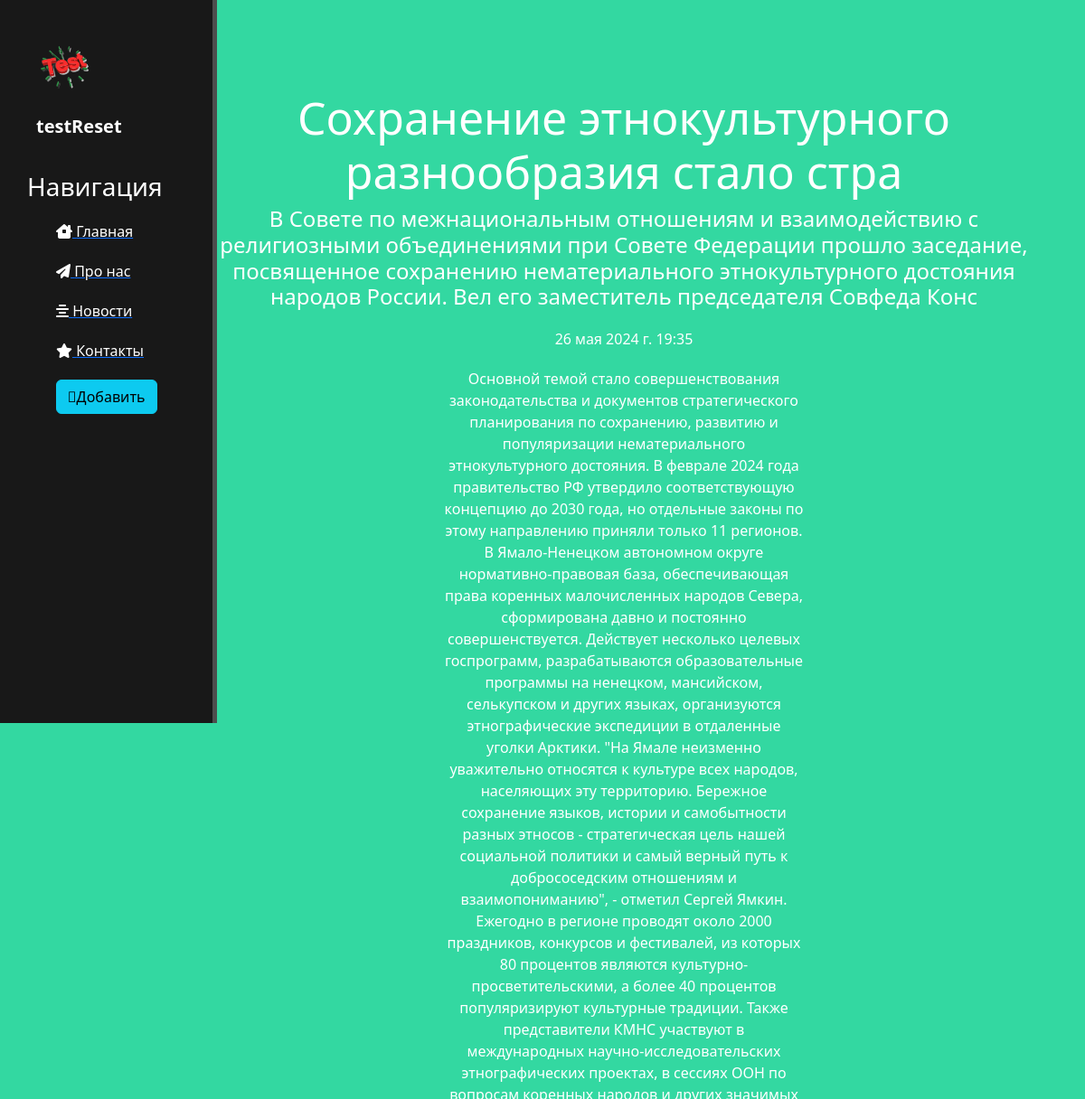
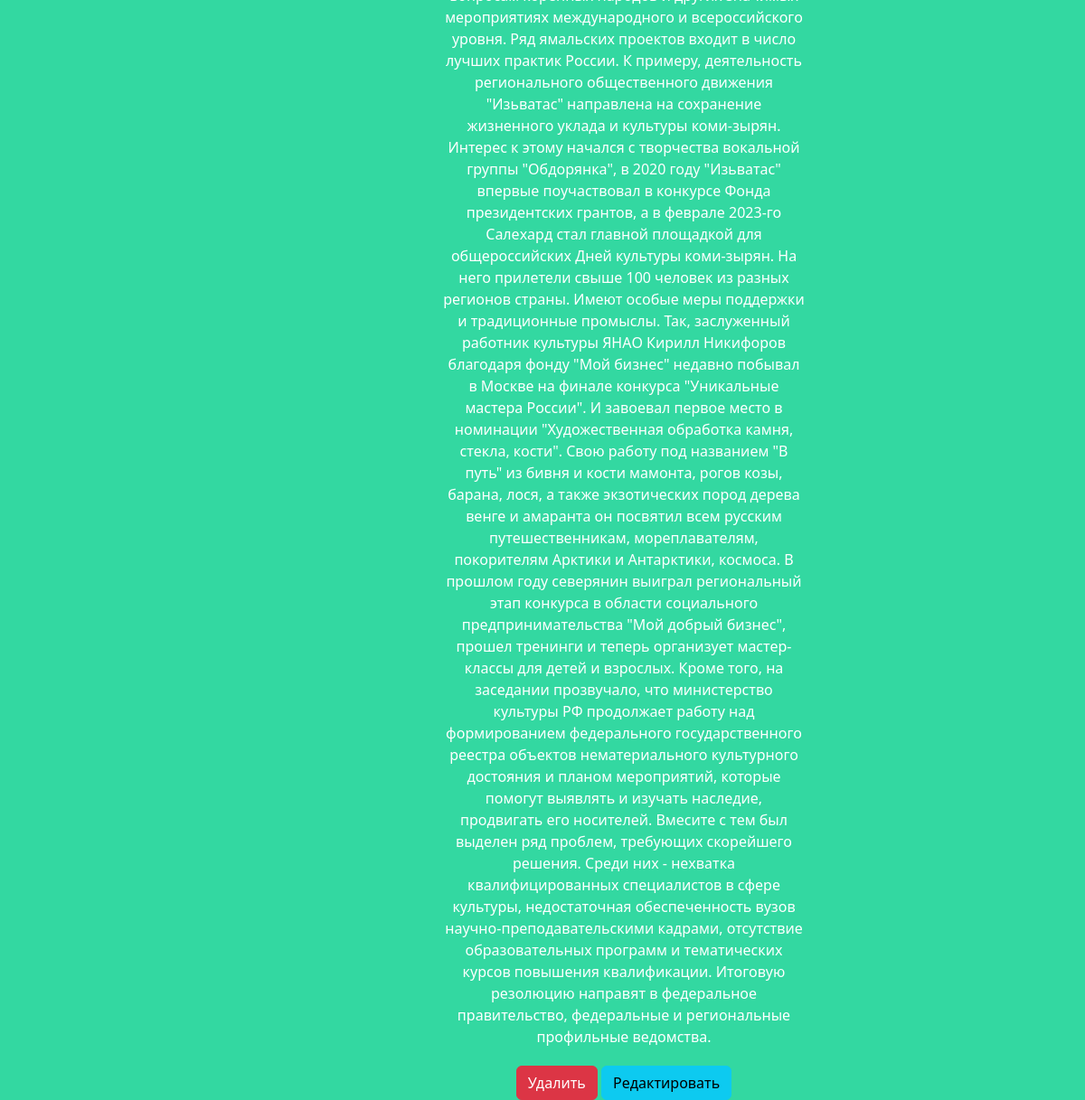
Page /news/4 on the committed database (2 pictures, top to bottom).
### news/models.py (models this page shows, shortened)
class Articles(models.Model):
    title = models.CharField('Название', max_length=50)
    anons = models.CharField('Анонс', max_length=250)
    fuel_text = models.TextField('Статья')
    date = models.DateTimeField('Дата публикации')
    class Meta:
        verbose_name = 'Новость'
        verbose_name_plural = 'Новости'

### news/views.py (the view)
# urls.py: path('<int:pk>', views.NewsDetailView.as_view(), name='news-detail'),
class NewsDetailView(DetailView):
    model = Articles
    template_name = 'news/details_view.html'
    context_object_name = 'article'

### news/templates/news/details_view.html (shortened to what this page needs)
{% extends "appreset/layout.html" %}
{% block content %}
    <div class="features">
        <h1>{{ article.title }}</h1>
        <h4>{{ article.anons }}</h4>
        <p>{{ article.date }}</p>
        <p>{{ article.fuel_text }}</p>
        <a href="{% url 'news-delete' article.id %}" class="btn btn-danger" role="button">Удалить</a>
        <a href="{% url 'news-update' article.id %}" class="btn btn-info" role="button">Редактировать</a>
    </div>
{% endblock %}

### rows in the picture
Articles: title "Сохранение этнокультурного разнообразия стало стра", anons "В Совете по межнациональным отношениям и взаимодействию с религиозными объединениями при Совете Федерации прошло заседание, посвященное сохранению нематериального этнокультурного достояния народов России. Вел его заместитель председателя Совфеда Конс", date "26 мая 2024 г. 19:35", fuel_text "Основной темой стало совершенствования законодательства и документов стратегического планирования по сохранению, развитию и популяризации нематериального этнокультурного достояния. В феврале 2024 года правительство РФ утвердило соответствующую концепцию до 2030 года, но отдельные законы по этому направлению приняли только 11 регионов. В Ямало-Ненецком автономном округе нормативно-правовая база, обеспечивающая права коренных малочисленных народов Севера, сформирована давно и постоянно совершенствуется. Действует несколько целевых госпрограмм, разрабатываются образовательные программы на ненецком, мансийском, селькупском и других языках, организуются этнографические экспедиции в отдаленные…"
